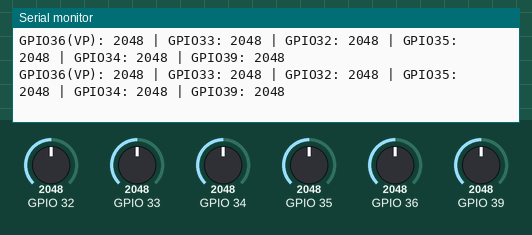
Recording of a sketch running on a simulated ESP32. Shown: the last lines printed to the serial monitor. The inputs (shaded band) are chosen by the test bench; at power-on: GPIO 32 = 2048, GPIO 33 = 2048, GPIO 34 = 2048, GPIO 35 = 2048, GPIO 36 = 2048, GPIO 39 = 2048.

Above: at 2.2 s.
2.3 s: GPIO 32 set to 1042
At 2.73 s:
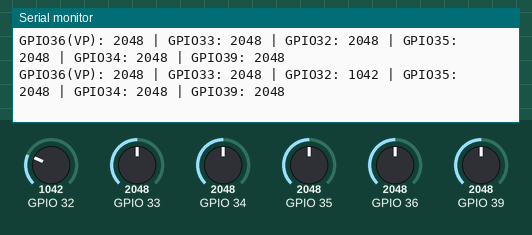
3.8 s: GPIO 32 set to 946
At 4.0 s:
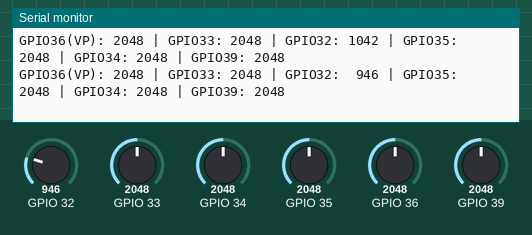
5.8 s: GPIO 33 set to 1063
At 6.02 s:
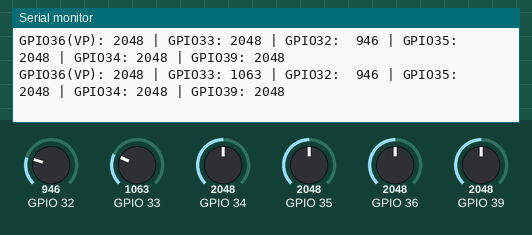
7.3 s: GPIO 33 set to 934
At 7.54 s:
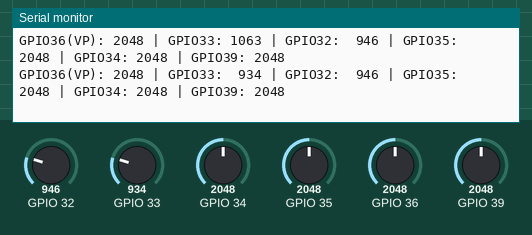
9.3 s: GPIO 34 set to 1061
At 9.31 s:
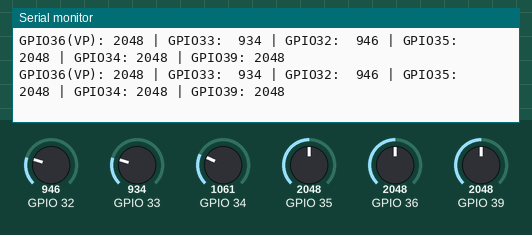
10.8 s: GPIO 34 set to 974
At 11.09 s:
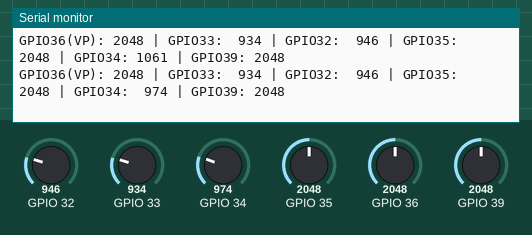

The sketch:

bench_adc_diagnostic.ino
```cpp
// bench_adc_diagnostic.ino  --  Instant ADC Diagnostic & Voltage Tester
// Upload this sketch to test your ESP32 analog pins directly.

void setup() {
  Serial.begin(115200);
  delay(1000);
  Serial.println("\n=======================================================");
  Serial.println("  ESP32 ADC HARDWARE DIAGNOSTIC TEST");
  Serial.println("=======================================================");
  Serial.println("Expected counts:");
  Serial.println("  - When flex sensor is flat (unbent): ~1170 counts");
  Serial.println("  - When flex sensor is bent (fist):   ~480 counts");
  Serial.println("  - If all read 0: Flex sensors have NO 3.3V POWER!");
  Serial.println("-------------------------------------------------------\n");
}

void loop() {
  // Read all ADC1 pins directly (12-bit, default 0..4095 counts)
  int g36 = analogRead(36); // VP
  int g39 = analogRead(39); // VN
  int g34 = analogRead(34);
  int g35 = analogRead(35);
  int g32 = analogRead(32);
  int g33 = analogRead(33);

  Serial.printf("GPIO36(VP): %4d | GPIO33: %4d | GPIO32: %4d | GPIO35: %4d | GPIO34: %4d | GPIO39: %4d\n",
    g36, g33, g32, g35, g34, g39);

  delay(250);
}
```

Measured:
- the behaviour switches between 1000 and 999 on GPIO 32 (found by bisection; images 1 and 2)
- the behaviour switches between 1000 and 999 on GPIO 33 (found by bisection; images 3 and 4)
- the behaviour switches between 1000 and 999 on GPIO 34 (found by bisection; images 5 and 6)
- after the input at 2.3 s, the serial monitor: prints a new line after 0.25 s (image 1)
- after the input at 3.8 s, the serial monitor: prints a new line at once (image 2)
- after the input at 5.8 s, the serial monitor: prints a new line at once (image 3)
- after the input at 7.3 s, the serial monitor: prints a new line after 0.06 s (image 4)
- after the input at 10.8 s, the serial monitor: prints a new line after 0.10 s (image 6)
